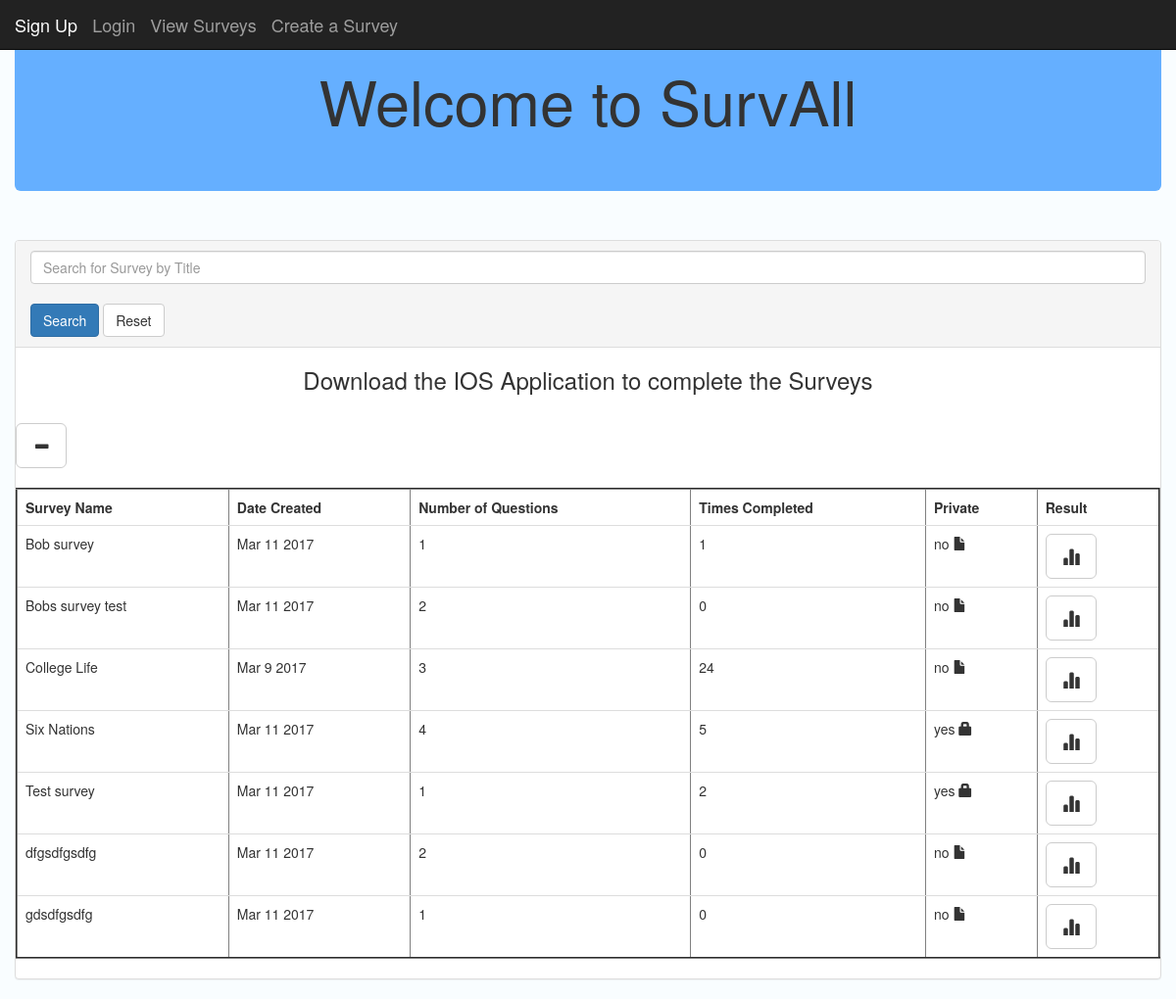
Before: / with the older database file.
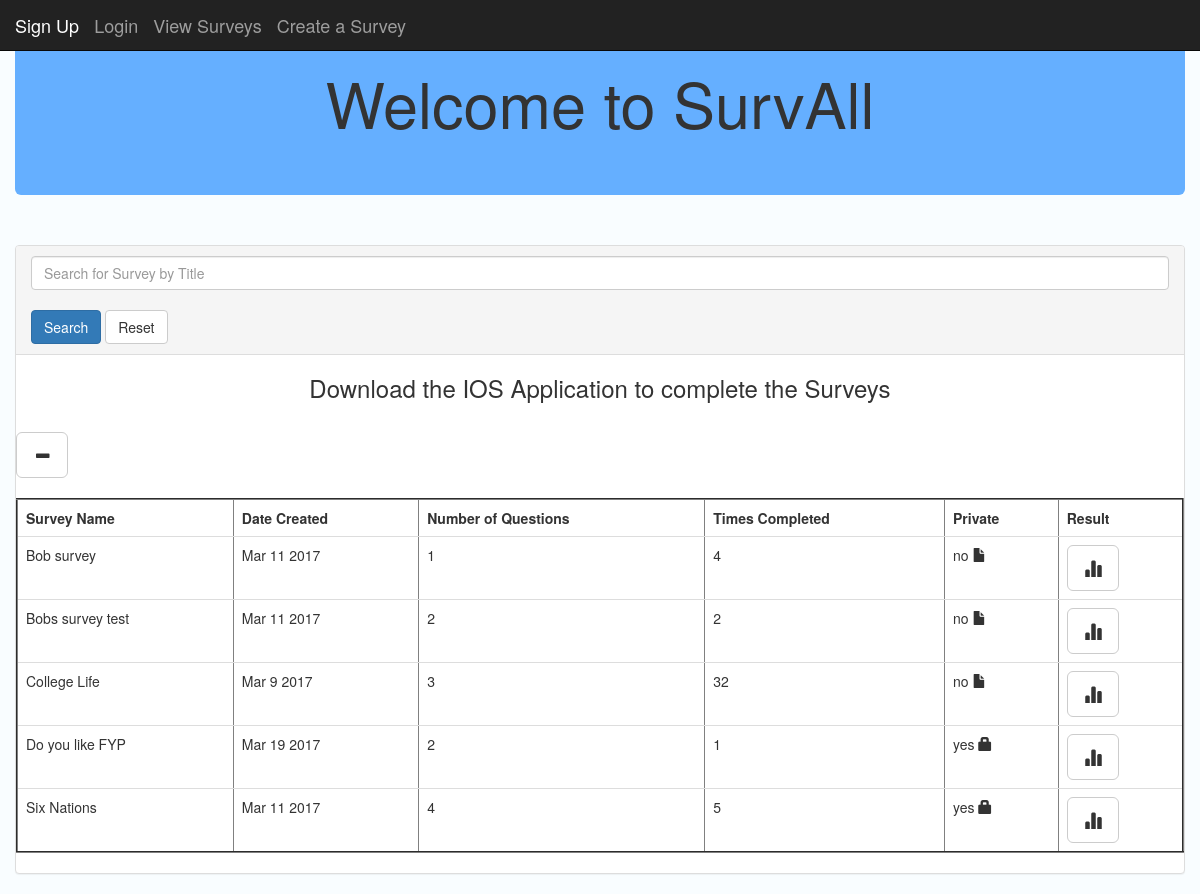
After: the same page with the newer database file.
### posts/models.py (models this page shows, shortened)
class Post(models.Model):
	title = models.CharField(max_length = 250)
	dateSurvCreated = models.DateTimeField()
	numOfQuestions = models.IntegerField( default = '1')
	numOfTimesCompleted = models.IntegerField( default = '1')
	private = models.CharField(max_length = 250, default = "no")
	passcode = models.CharField(max_length = 250, default = "code")
	def dateFormat(self):
		return self.dateSurvCreated.strftime('%b %e %Y')

### posts/views.py (the view)
# urls.py: 2. Add a URL to urlpatterns:  url(r'^$', views.home, name='home')
def home(request):
    posts = Post.objects.order_by('title')
    return render(request,'posts/home.html', {'posts':posts})

### posts/templates/posts/home.html (shortened to what this page needs)
<!DOCTYPE html>
<html lang="en">
  <head>
    {% load static %}
    <link rel="stylesheet" href="https://maxcdn.bootstrapcdn.com/bootstrap/3.3.7/css/bootstrap.min.css">
  </head>
	<nav class="navbar navbar-inverse navbar-fixed-top">
  		<div class="container-fluid">
    		<div class="navbar-header">
            {% if user.is_authenticated %}
            <a class="navbar-brand" href="{% url 'home' %}">View Surveys</a>
            <a class="navbar-brand active" href="{% url 'create_survey' %}">Create a Survey</a>
            <a class="navbar-brand" href="#" onclick="document.getElementById('logoutForm').submit()">Logout</a>
            <a class="navbar-brand">{{user.username}}</a>
            <form id ="logoutForm" method="POST" action = "{% url 'logout' %}">
            {% csrf_token %}
            <input type ="hidden">
            </form>
            {% else %}
             <a class="navbar-brand active" href="{% url 'signup' %}">Sign Up</a>
            <a class="navbar-brand active" href="{% url 'login' %}">Login</a>
            <a class="navbar-brand" href="{% url 'home' %}">View Surveys</a>
            <a class="navbar-brand active" href="{% url 'create_survey' %}">Create a Survey</a>
            {% endif %}
    		</div>
      	</div>
	</nav>
  <body style = "background-color: #f9fdff">
 	<div class="container-fluid">
    <div class="jumbotron" style = "background-color: #65AFFF">
      <h1 class = "text-center">Welcome to SurvAll</h1>
  </div>
    <br />
    <div class="panel panel-default">
    <div class="panel-heading">
    <form action = "{% url 'query_survey' %}" method="post">
    <input type="text" name="search_surveys" id ="search_surveys" class="form-control" placeholder="Search for Survey by Title"></input>
    <br>
      <button class="btn btn-primary btn-default btn">Search</button>
      <button class="btn btn-default btn" action="{% url 'view_survey' %}">Reset</button>
    </form>
    </div>
      <div id="demo" class="collapse in text-center">
        <h3>Download the IOS Application to complete the Surveys</h3>
      </div>
      <br>
      <button class="btn btn-default btn-lg" data-toggle="collapse" data-target="#demo"><span class="glyphicon glyphicon-minus" aria-hidden="true"></span></button>
      <br>
      <br>
      <div id = "tableResults">
			<table style = "background-color: #FFFFFF" class ="table" border='2' name ="survey_table" id = "survey_table">
			    <tr>
               		<th>Survey Name</th>
               		<th>Date Created </th>
               		<th>Number of Questions</th>
               		<th>Times Completed</th>
                  <th>Private</th>
                  <th>Result</th>
               	</tr>
				  {% for post in posts.all %}
				  <tr>
               	<td>{{ post.title }}</td>
               	<td>{{ post.dateFormat }}</td>
                <td>{{ post.numOfQuestions|floatformat:0 }}</td>
               	<td>{{ post.numOfTimesCompleted|floatformat:0 }}</td>
                <td>{{ post.private }}
                {% if post.private == "yes" %}
                  <span class ="glyphicon glyphicon-lock"></span>
                {% endif %}
                {% if post.private == "no" %}
                  <span class ="glyphicon glyphicon glyphicon-file"></span>
                {% endif %}
                </td>
                <td>
                  {% if post.private == "yes" %}
                <a href="{% url 'post_detail' post.id %}">
                <button class="btn btn-default btn-lg" onclick="return validatePasscode('{{ post.passcode }}','{{ post.id }}' )"><span class ="glyphicon glyphicon-stats"></span></button></a>
                </td>
                {% endif %}
                {% if post.private == "no" %}
                <a href="{% url 'post_detail' post.id %}">
                <button class="btn btn-default btn-lg"><span class ="glyphicon glyphicon-stats"></span></button></a>
                </td>
                {% endif %}
          </tr>
          {% endfor %}
			</table>
      </div>
      </div>
      </div>
  </body>
</html>

Changed rows visible on the page:
removed Post: title "Test survey", dateFormat "Mar 11 2017", numOfQuestions "1", numOfTimesCompleted "2", private "yes"
removed Post: title "dfgsdfgsdfg", dateFormat "Mar 11 2017", numOfQuestions "2", numOfTimesCompleted "0", private "no"
removed Post: title "gdsdfgsdfg", dateFormat "Mar 11 2017", numOfQuestions "1", numOfTimesCompleted "0", private "no"
changed Post "Bob survey": numOfTimesCompleted "1" → "4"
changed Post "Bobs survey test": numOfTimesCompleted "0" → "2"
changed Post "College Life": numOfTimesCompleted "24" → "32"
added Post: title "Do you like FYP", dateFormat "Mar 19 2017", numOfQuestions "2", numOfTimesCompleted "1", private "yes"
